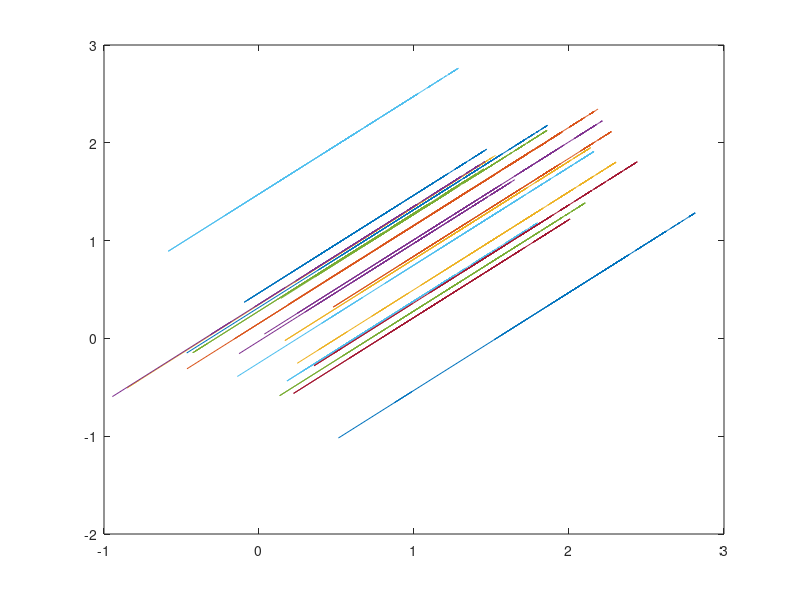

MATLAB code for this plot: (Note: this script raises an error after producing the figure.)
clc;
clear all;
close all;
input=[1 1 1 1 1 1 1 1 -1 -1 -1 -1 -1 -1 -1 -1 ; 1 1 1 1 -1 -1 -1 -1 1 1 1 1 -1 -1 -1 -1; 1 1 -1 -1 1 1 -1 -1 1 1 -1 -1 1 1 -1 -1;1 -1 1 -1 1 -1 1 -1 1 -1 1 -1 1 -1 1 -1 ];
%b=1;
%input=[1 1 1 1 -1 -1 -1 -1; 1 1 -1 -1 1 1 -1 -1;1 -1 1 -1 1 -1 1 -1];
output=[0 1 1 1 1 1 1 1 1 1 1 1 1 1 1 1];
weight=zeros(500,2,20);
bias = zeros(500,1,20); 
err = zeros(500,1,20);
x=input;
t=output;
%[row col]= size(x);
%out = zeros(1,4);
for k=1:20
    weight=rand([1,4])*2-1;
    bias=rand([1,1])*2-1;
    weight1(1,:,1)=weight;
    bias1(1,:,1)=bias;
    for j=1:500
 
        r = randi(4);
        x1(:,j)=x(:,r);
        y(1,j)=(weight*x(:,r)+bias);
        out(1,j) = (1/(1+exp(-y(1,j))));
        e=t(r)-out(j);
        bias=bias+e;
        weight=weight+e.*transpose(x(:,r));
        weight1(j,:,k)= weight;
        bias1(j,1,k) = bias;
        err(j,1,k) = e;
 
    end
    plot(weight1(:,1,k),bias1(:,1,k)); hold on; 
end
 
for j= 1:500
    ave = err(j,1,1);
    for k =1:20 
        ave = ave + (err(j,1,k)/20);
    end
    mse(j,1)=ave;
end
[ x1' out']
figure;
 plotpv(x,t);
 plotpc(weight,bias);
figure;
plot(mse)
